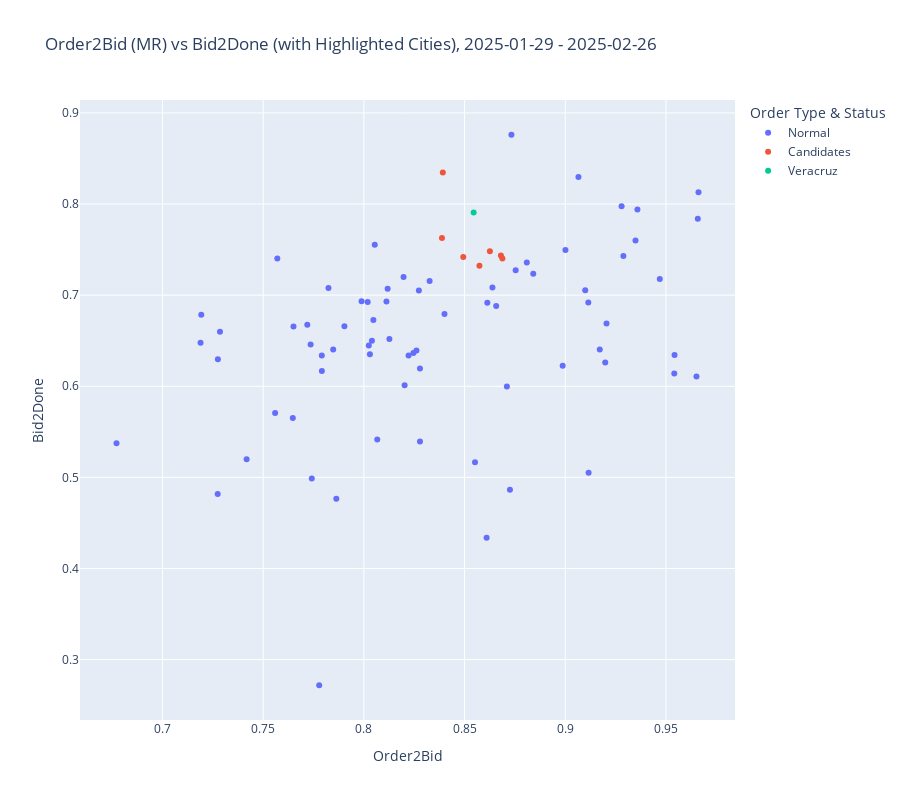

This figure's notebook cell:
### Code cell
def cluster_plot(df):
    # 2. Используем новую колонку для параметра 'symbol'
    fig = px.scatter(
        df,
        x='order2bid',
        y='bid2done',
        # size='total_orders',
        # color='order_type',
        color = 'highlight_group',
        # symbol='highlight_group',  # Используем новую колонку для символов
        symbol_map={ # Опционально: задаем конкретные символы
            'Highlighted': 'star',
            'Normal': 'circle'
        },
        hover_name='city_id',
        hover_data={
            'city': True,
            'country': True,
            'city_id': True,
            'distance_to_point': ':.4f',
            'order_type': True,
            'total_orders': ':,',
            'total_rides': ':,',
            'bid2done': ':.4f',
            'order2bid': ':.4f',
            'highlight_group': True # Можно добавить в hover_data для ясности
        },
        title=f'Order2Bid (MR) vs Bid2Done (with Highlighted Cities), {start_date} - {stop_date}',
        labels={
            'city': 'City',
            'country': 'Country',
            'distance_to_point': 'Distance Euclidean',
            'bid2done': 'Bid2Done',
            'order2bid': 'Order2Bid',
            'total_orders': 'Total Orders',
            'total_rides': 'Total Rides',
            'order_type': 'Order Type',
            'city_id': 'City ID',
            'highlight_group': 'Highlight Status' # Лейбл для новой легенды символов
        }
    )

    fig.update_layout(
        legend_title_text='Order Type & Status', # Обновляем заголовок легенды
        height=800,
        width=900
    )

    fig.show()

data = df.copy()
data = data[data['order_type'].isin(ok_types_list)]
data['order_type'] = 'Econom_My'

data = pd.merge(names_df, data, on='city_id', how='right')

veracruz_id = [4180] 
data['distance_to_point'] = data.apply(lambda row: euclidean_distance(row, 
                                                                      data[data['city_id'] == 4180]['order2bid'].values[0],
                                                                      data[data['city_id'] == 4180]['bid2done'].values[0]), axis=1)
veracruz_candidates = data[data['distance_to_point']<=0.06]
data['highlight_group'] = data.apply(lambda row: 'Veracruz' if row['city_id'] in veracruz_id else 
                                     ('Candidates' if row['city_id'] in veracruz_candidates['city_id'].values else 'Normal'), axis=1)

cluster_plot(data)

### Figure 1 — Plotly figure (JSON) as saved in the notebook; plotly's stock layout.template omitted (floating-point values rounded to 4 significant figures; data arrays with more than 128 entries replaced by an {"elided": "..."} marker saying what was removed)
{"data": [{"customdata": {"elided": "72x8 mixed values"}, "hovertemplate": "<b>%{hovertext}</b><br><br>Highlight Status=%{customdata[7]}<br>Order2Bid=%{x:.4f}<br>Bid2Done=%{y:.4f}<br>City=%{customdata[0]}<br>Country=%{customdata[1]}<br>City ID=%{customdata[2]}<br>Distance Euclidean=%{customdata[3]:.4f}<br>Order Type=%{customdata[4]}<br>Total Orders=%{customdata[5]:,}<br>Total Rides=%{customdata[6]:,}<extra></extra>", "hovertext": [4199.0, 10160.0, 4242.0, 4197.0, 4243.0, 4142.0, 4257.0, 4300.0, 4404.0, 4193.0, 4143.0, 5910.0, 9417.0, 150.0, 5257.0, 4253.0, 4349.0, 4258.0, 4825.0, 4194.0, 4385.0, 169.0, 5512.0, 4209.0, 5957.0, 4234.0, 5513.0, 4195.0, 4227.0, 4231.0, 5233.0, 213.0, 258.0, 242.0, 238.0, 5249.0, 4241.0, 4225.0, 4524.0, 221.0, 4208.0, 4200.0, 4198.0, 4252.0, 4263.0, 9415.0, 4376.0, 4255.0, 257.0, 5640.0, 228.0, 4272.0, 5698.0, 5388.0, 4229.0, 4266.0, 5473.0, 4148.0, 4267.0, 4240.0, 4233.0, 4196.0, 235.0, 5681.0, 262.0, 763.0, 4275.0, 5568.0, 6267.0, 5543.0, 263.0, 4247.0], "legendgroup": "Normal", "marker": {"color": "#636efa", "symbol": "circle"}, "mode": "markers", "name": "Normal", "orientation": "v", "showlegend": true, "type": "scatter", "x": [0.8246, 0.7418, 0.804, 0.8278, 0.8019, 0.7741, 0.9001, 0.803, 0.8261, 0.757, 0.7791, 0.6772, 0.7863, 0.8127, 0.9116, 0.7824, 0.8725, 0.8638, 0.9205, 0.8112, 0.7719, 0.7559, 0.8657, 0.871, 0.9198, 0.7989, 0.7848, 0.9114, 0.8613, 0.8118, 0.7778, 0.7189, 0.7193, 0.8197, 0.8047, 0.8987, 0.9065, 0.7791, 0.7274, 0.765, 0.9171, 0.8278, 0.8222, 0.7903, 0.8809, 0.8552, 0.8066, 0.7647, 0.7285, 0.9541, 0.8273, 0.9099, 0.8202, 0.8609, 0.8024, 0.7736, 0.9542, 0.9469, 0.8054, 0.8754, 0.7275, 0.9288, 0.84, 0.9651, 0.8326, 0.9358, 0.9349, 0.9658, 0.9661, 0.8841, 0.8733, 0.928], "xaxis": "x", "y": [0.6366, 0.5197, 0.6498, 0.5395, 0.6924, 0.4986, 0.7497, 0.635, 0.6394, 0.7402, 0.6337, 0.5375, 0.4766, 0.6517, 0.505, 0.7078, 0.4863, 0.7083, 0.669, 0.693, 0.6675, 0.5707, 0.6881, 0.5997, 0.626, 0.6933, 0.6402, 0.6921, 0.6916, 0.707, 0.2718, 0.6477, 0.6784, 0.7201, 0.6726, 0.6224, 0.8296, 0.6169, 0.4818, 0.6657, 0.6404, 0.6194, 0.6336, 0.6658, 0.7359, 0.5166, 0.5415, 0.5651, 0.6597, 0.614, 0.7052, 0.7053, 0.6012, 0.4336, 0.6446, 0.6457, 0.6344, 0.7177, 0.7552, 0.7273, 0.6296, 0.743, 0.6794, 0.6107, 0.7154, 0.7941, 0.7599, 0.7839, 0.8129, 0.7234, 0.8761, 0.7977], "yaxis": "y"}, {"customdata": [["Panama", "Panama", 5548, 0.05245, "Econom_My", 2023201, 1300972, "Candidates"], ["Hermosillo", "Mexico", 4236, 0.04332, "Econom_My", 1568533, 1012111, "Candidates"], ["Puerto Vallarta", "Mexico", 4515, 0.04914, "Econom_My", 1431276, 901712, "Candidates"], ["Cartagena", "Colombia", 4244, 0.05829, "Econom_My", 1340946, 842049, "Candidates"], ["Cochabamba", "Bolivia", 5504, 0.04888, "Econom_My", 1038337, 670274, "Candidates"], ["Iquique y Alto Hospicio", "Chile", 4271, 0.03204, "Econom_My", 903189, 577805, "Candidates"], ["Monclova", "Mexico", 4381, 0.04663, "Econom_My", 638564, 447277, "Candidates"]], "hovertemplate": "<b>%{hovertext}</b><br><br>Highlight Status=%{customdata[7]}<br>Order2Bid=%{x:.4f}<br>Bid2Done=%{y:.4f}<br>City=%{customdata[0]}<br>Country=%{customdata[1]}<br>City ID=%{customdata[2]}<br>Distance Euclidean=%{customdata[3]:.4f}<br>Order Type=%{customdata[4]}<br>Total Orders=%{customdata[5]:,}<br>Total Rides=%{customdata[6]:,}<extra></extra>", "hovertext": [5548.0, 4236.0, 4515.0, 4244.0, 5504.0, 4271.0, 4381.0], "legendgroup": "Candidates", "marker": {"color": "#EF553B", "symbol": "circle"}, "mode": "markers", "name": "Candidates", "orientation": "v", "showlegend": true, "type": "scatter", "x": [0.8688, 0.8626, 0.8493, 0.8574, 0.868, 0.8388, 0.8392], "xaxis": "x", "y": [0.7402, 0.7481, 0.7418, 0.7324, 0.7437, 0.7627, 0.8347], "yaxis": "y"}, {"customdata": [["Veracruz", "Mexico", 4180, 0, "Econom_My", 885734, 598394, "Veracruz"]], "hovertemplate": "<b>%{hovertext}</b><br><br>Highlight Status=%{customdata[7]}<br>Order2Bid=%{x:.4f}<br>Bid2Done=%{y:.4f}<br>City=%{customdata[0]}<br>Country=%{customdata[1]}<br>City ID=%{customdata[2]}<br>Distance Euclidean=%{customdata[3]:.4f}<br>Order Type=%{customdata[4]}<br>Total Orders=%{customdata[5]:,}<br>Total Rides=%{customdata[6]:,}<extra></extra>", "hovertext": [4180.0], "legendgroup": "Veracruz", "marker": {"color": "#00cc96", "symbol": "circle"}, "mode": "markers", "name": "Veracruz", "orientation": "v", "showlegend": true, "type": "scatter", "x": [0.8545], "xaxis": "x", "y": [0.7906], "yaxis": "y"}], "layout": {"height": 800, "legend": {"title": {"text": "Order Type & Status"}, "tracegroupgap": 0}, "title": {"text": "Order2Bid (MR) vs Bid2Done (with Highlighted Cities), 2025-01-29 - 2025-02-26"}, "width": 900, "xaxis": {"anchor": "y", "domain": [0, 1], "title": {"text": "Order2Bid"}}, "yaxis": {"anchor": "x", "domain": [0, 1], "title": {"text": "Bid2Done"}}}}
